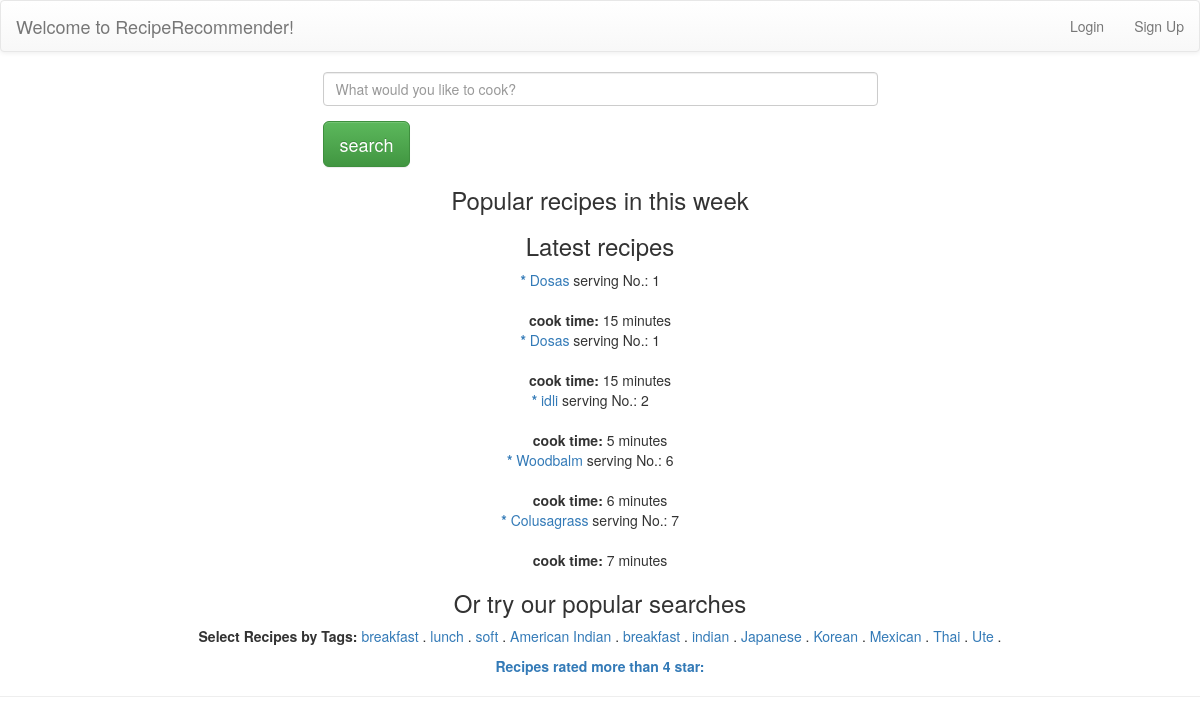
The page / on the database its author committed.
### tables this page shows
CREATE TABLE `recipe` (
  `rid` mediumint(9) NOT NULL,
  `uname` varchar(40) DEFAULT NULL,
  `rtitle` varchar(100) NOT NULL,
  `rServNum` int(11) DEFAULT NULL,
  `rCookTime` int(11) DEFAULT NULL,
  `rSteps` varchar(1200) DEFAULT NULL,
  `rtime` datetime DEFAULT NULL
);

CREATE TABLE `tag` (
  `tid` int(10) UNSIGNED NOT NULL,
  `tname` varchar(255) NOT NULL
);

### index.php (the view, shortened to what this page needs)
<!DOCTYPE html>
<html>
<head>
<link rel="stylesheet" href="https://maxcdn.bootstrapcdn.com/bootstrap/3.3.7/css/bootstrap.min.css">
<link rel="stylesheet" href="https://maxcdn.bootstrapcdn.com/bootstrap/3.3.7/css/bootstrap-theme.min.css">
</head>
<body>
<nav class="navbar navbar-default" role="navigation">
    <div class="container-fluid">
        <div class="navbar-header">
            <a class="navbar-brand" href="index.php"> Welcome to RecipeRecommender!</a>
        </div>
        <div class="pull-right" id="navbar1">
            <ul class="nav navbar-nav navbar-right">
                <?php if (isset($_SESSION['uname'])) { ?>
                <li><p class="navbar-text">Hello <a href="UserInfo.php"><?php echo $_SESSION['uname']."!"; ?></a></p></li>
                <li><p class="navbar-text">Not  <?php echo $_SESSION['uname']."? "; ?><a href="login.php">Login</a></p></li>
                <li><a href="logout.php">Log Out</a></li>
                <?php } else { ?>
                <li><a href="login.php">Login</a></li>
                <li><a href="register.php">Sign Up</a></li>
                <?php } ?>
            </ul>
        </div>
    </div>
</nav>
<div class="container">
		<div class="row">
			<div class="col-md-6 col-md-offset-3">
				<form method = 'POST'>
				<div class="form-group">
					<input type= "text" name="keyword" class="form-control" placeholder = "What would you like to cook?"/>
				</div>
				<input type="submit" name="submit" class="btn btn-success btn-lg" value="search" />
				</form>
			</div>
	 	</div>
</div>
<h3 align="center">Popular recipes in this week</h3>
<?php
	$s='<p align="center">';
    echo $s.'</div>';?>
<h3 align="center"> Latest recipes</a></h3>
<?php
	$query2=" SELECT * FROM Recipe ORDER BY rtime DESC LIMIT 5" ;
	$result = mysqli_query($con,$query2);
	$results = mysqli_num_rows($result);
	$s="<p align='center'>";
   	if ($results>0) {
   		while($row = $result->fetch_assoc()) {
   			$rid = $row["rid"];
			$rtitle = $row["rtitle"];
			$rServNum= $row["rServNum"];
			$rCookTime= $row["rCookTime"];
			$resultim = mysqli_query($con, "SELECT RecipeImgDir FROM RecipeImg WHERE rid = '" . $rid. "' limit 1");
			if (mysqli_num_rows($resultim)==1){
				$rowIm = mysqli_fetch_array($resultim);
				$MyPhoto=  $rowIm['RecipeImgDir'];
				$iId = "<img src= 'http://localhost/proj2/Images/".$MyPhoto."'width = 400/>";
			} else {
				$iId = '';
			}
			$s.= '<a href="recipe.php?rid=' . $rid . '">' ."<b>* </b>" . $rtitle. '</a>'." serving No.: </b>" . $rServNum. "&nbsp;&nbsp;&nbsp;&nbsp;&nbsp; <br>" .$iId . "<br><b>cook time: </b>" . $rCookTime. " minutes <br>";
		}
	}
    echo $s;
?>
<h3 align="center"> Or try our popular searches  </h3>
<?php
	$query3 ="SELECT tname FROM Tag";
	$result = mysqli_query($con,$query3);
	$results = mysqli_num_rows($result);
	$s="<p align='center'><b>Select Recipes by Tags: </b></a>";
   	if ($results>0) {
   		while($row = $result->fetch_assoc()) {
   			$tname = $row["tname"];
			$s.= '<a href="recipesByTag.php?tname='. $tname . '">' . $tname. '</a>'."   .  ";
		}
	}
    echo $s.'<br></div>';
    echo "<p align='center'><b><a href='goodRecipes.php'>Recipes rated more than 4 star: </b></a><p>";
?>
<hr />
 </body>
</html>

### rows shown on the page
recipe: rtitle "Dosas", rServNum "1", rCookTime "15"
recipe: rtitle "Dosas", rServNum "1", rCookTime "15"
recipe: rtitle "idli", rServNum "2", rCookTime "5"
recipe: rtitle "Woodbalm", rServNum "6", rCookTime "6"
recipe: rtitle "Colusagrass", rServNum "7", rCookTime "7"
tag: tname "breakfast"
tag: tname "lunch"
tag: tname "soft"
tag: tname "American Indian"
tag: tname "breakfast"
tag: tname "indian"
tag: tname "Japanese"
tag: tname "Korean"
tag: tname "Mexican"
tag: tname "Thai"
tag: tname "Ute"
